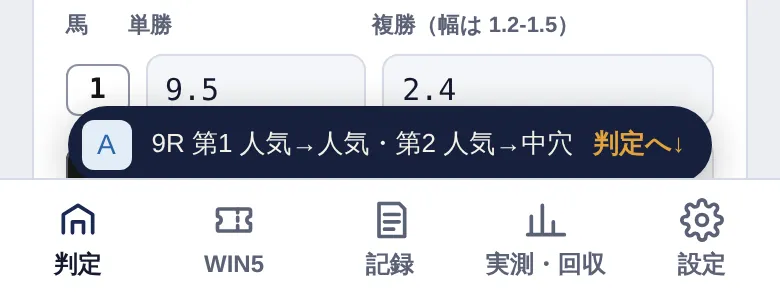
#> input picture source/manual/img/s_bottom_bars.webp, 780 x 300 px
$ python prep_banner.py ../img/s_bottom_bars.webp ../img/s_judge_info.webp
#> lines starting #> are read from the running program, lines starting #| are printed output that depends on the picture
import sys
from PIL import Image, ImageDraw, ImageFilter
src, out = sys.argv[1], sys.argv[2]
im = Image.open(src).convert('RGB')
#> im is the input picture: PIL image 780x300 RGB; mean R, G, B 204, 206.3, 212.3
W, H = im.size
#> W = 780; H = 300
# 1) ヒーロー用バナー（1200px幅・WebP）
b = im.resize((1200, round(H * 1200 / W)), Image.LANCZOS)
b.save(out + '/banner.webp', 'WEBP', quality=82, method=6)
# 2) エンブレム（盾と馬）だけ切り出して、ふちを透明にぼかす
cx, cy, r = 368, 392, 238
box = (cx - r, cy - r, cx + r, cy + r)
e = im.crop(box).resize((384, 384), Image.LANCZOS).convert('RGBA')
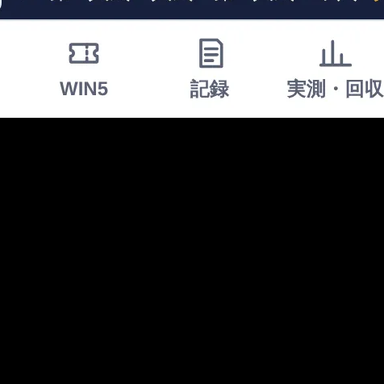
#> e: PIL image 384x384 RGBA; mean R, G, B, A 63.7, 64.3, 66.1, 255
mask = Image.new('L', e.size, 0)
#> mask: PIL image 384x384 L; every value is 0
d = ImageDraw.Draw(mask)
d.ellipse((34, 26, 350, 366), fill=255)
mask = mask.filter(ImageFilter.GaussianBlur(26))
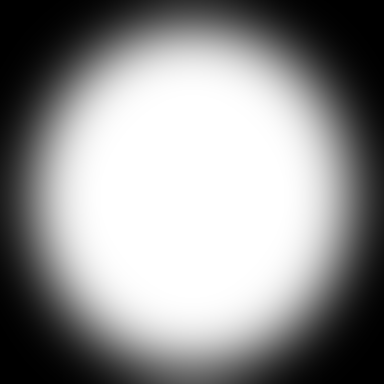
#> mask: PIL image 384x384 L; min 0, max 255, mean 145.6
e.putalpha(mask)
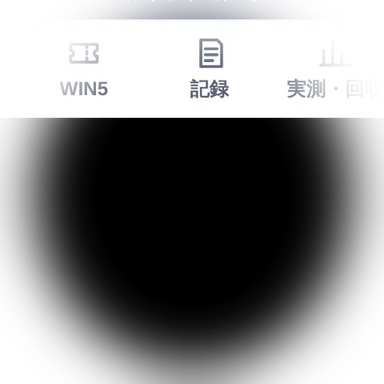
#> e: PIL image 384x384 RGBA; mean R, G, B, A 63.7, 64.3, 66.1, 145.6; transparent parts drawn white
e.save(out + '/emblem.png', optimize=True)
e.resize((192, 192), Image.LANCZOS).save(out + '/emblem-192.png', optimize=True)
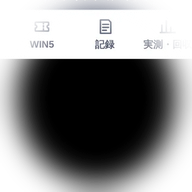
#> saved as emblem-192.png: PIL image 192x192 RGBA; mean R, G, B, A 60.1, 60.6, 61.8, 145.6; transparent parts drawn white
# 背景色の見本（バナーの中央付近と四隅）
for p in [(700, 384), (40, 40), (1360, 40), (40, 720), (1360, 720), (980, 150), (700, 640)]:
#> (the run stopped early here; a loop or call above may not have finished)

$ run again, on source/manual/img/s_judge_odds.webp
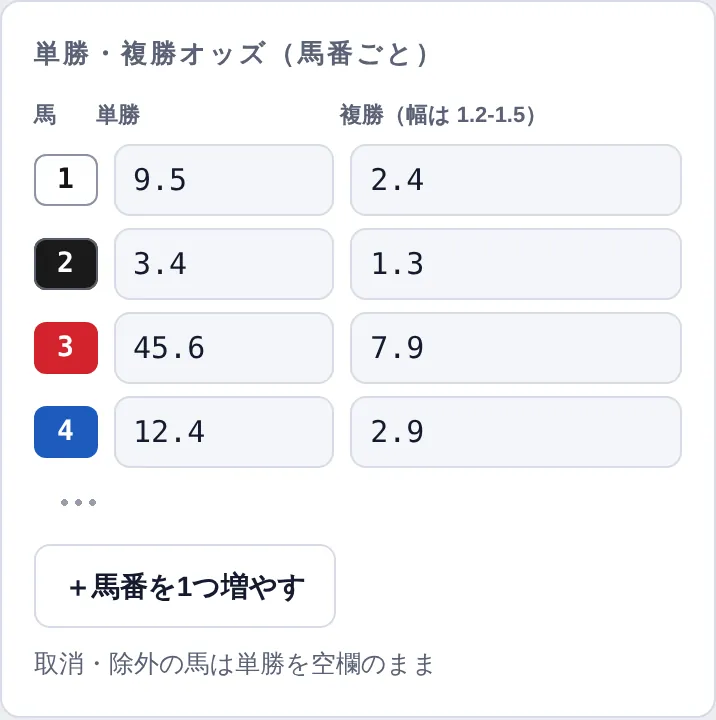
#> input picture source/manual/img/s_judge_odds.webp, 716 x 720 px
#> im is the input picture: PIL image 716x720 RGB; mean R, G, B 242.9, 243.1, 245.5
#> `e.putalpha(mask)`:
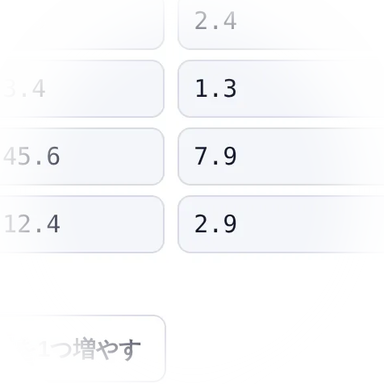
#> e: PIL image 384x384 RGBA; mean R, G, B, A 243.8, 244.9, 247.6, 145.6; transparent parts drawn white
#> `e.resize((192, 192), Image.LANCZOS).save(out + '/emblem-192.png', opti..`:
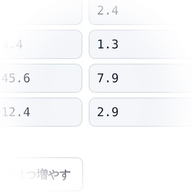
#> saved as emblem-192.png: PIL image 192x192 RGBA; mean R, G, B, A 233.6, 234.7, 237.2, 145.6; transparent parts drawn white

$ run again, on source/manual/img/s_judge_tri.webp
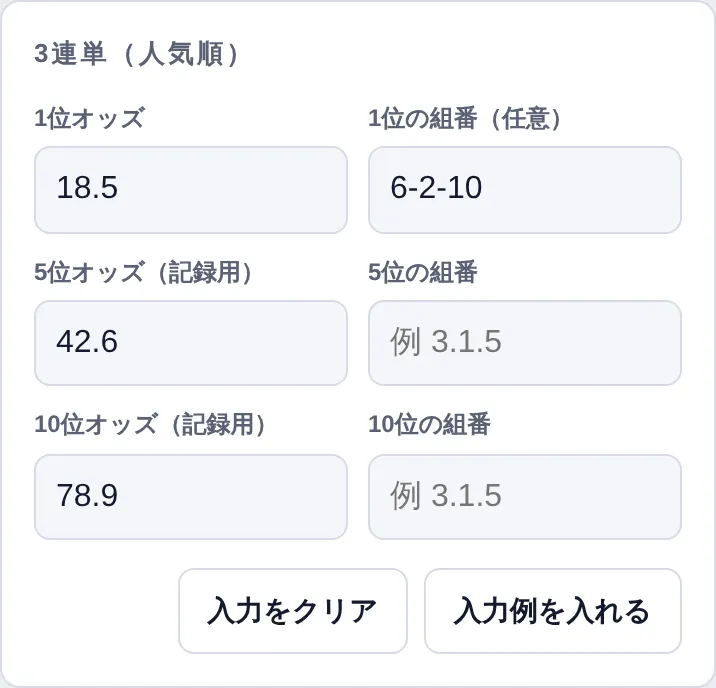
#> input picture source/manual/img/s_judge_tri.webp, 716 x 688 px
#> im is the input picture: PIL image 716x688 RGB; mean R, G, B 244.3, 245.3, 247.3
#> `e.putalpha(mask)`:
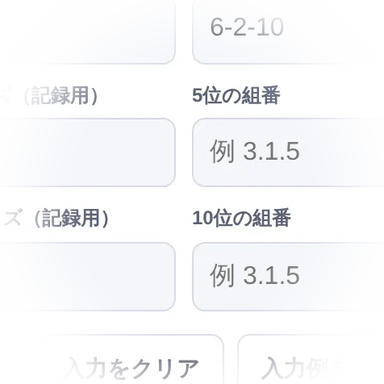
#> e: PIL image 384x384 RGBA; mean R, G, B, A 241.3, 242.5, 245.2, 145.6; transparent parts drawn white
#> `e.resize((192, 192), Image.LANCZOS).save(out + '/emblem-192.png', opti..`:
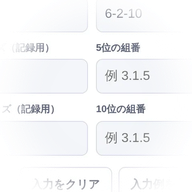
#> saved as emblem-192.png: PIL image 192x192 RGBA; mean R, G, B, A 231, 232, 234.6, 145.6; transparent parts drawn white
